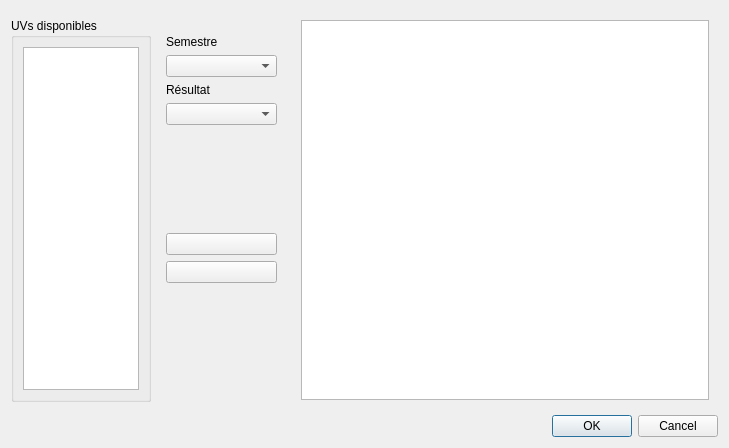
<?xml version="1.0" encoding="UTF-8"?>
<ui version="4.0">
 <class>saisirinscription</class>
 <widget class="QDialog" name="saisirinscription">
  <property name="windowModality">
   <enum>Qt::NonModal</enum>
  </property>
  <property name="geometry">
   <rect>
    <x>0</x>
    <y>0</y>
    <width>729</width>
    <height>448</height>
   </rect>
  </property>
  <property name="windowTitle">
   <string>Saisir des inscriptions</string>
  </property>
  <layout class="QGridLayout" name="gridLayout">
   <item row="1" column="0">
    <widget class="QDialogButtonBox" name="buttonBox">
     <property name="orientation">
      <enum>Qt::Horizontal</enum>
     </property>
     <property name="standardButtons">
      <set>QDialogButtonBox::Cancel|QDialogButtonBox::Ok</set>
     </property>
    </widget>
   </item>
   <item row="0" column="0">
    <layout class="QHBoxLayout" name="horizontalLayout">
     <property name="sizeConstraint">
      <enum>QLayout::SetMinAndMaxSize</enum>
     </property>
     <item>
      <widget class="QGroupBox" name="listGroup">
       <property name="sizePolicy">
        <sizepolicy hsizetype="Minimum" vsizetype="Minimum">
         <horstretch>0</horstretch>
         <verstretch>0</verstretch>
        </sizepolicy>
       </property>
       <property name="minimumSize">
        <size>
         <width>140</width>
         <height>384</height>
        </size>
       </property>
       <property name="maximumSize">
        <size>
         <width>140</width>
         <height>384</height>
        </size>
       </property>
       <property name="title">
        <string>UVs disponibles</string>
       </property>
       <layout class="QGridLayout" name="gridLayout_5">
        <item row="0" column="0">
         <widget class="QListWidget" name="listAll">
          <property name="focusPolicy">
           <enum>Qt::StrongFocus</enum>
          </property>
         </widget>
        </item>
       </layout>
      </widget>
     </item>
     <item>
      <widget class="QWidget" name="middleWidget" native="true">
       <property name="minimumSize">
        <size>
         <width>129</width>
         <height>368</height>
        </size>
       </property>
       <property name="maximumSize">
        <size>
         <width>129</width>
         <height>368</height>
        </size>
       </property>
       <layout class="QGridLayout" name="gridLayout_3">
        <item row="0" column="0">
         <widget class="QLabel" name="SemestreLabel">
          <property name="text">
           <string>Semestre</string>
          </property>
         </widget>
        </item>
        <item row="2" column="0">
         <widget class="QLabel" name="resultatLabel">
          <property name="text">
           <string>Résultat</string>
          </property>
         </widget>
        </item>
        <item row="10" column="0">
         <spacer name="verticalSpacer">
          <property name="orientation">
           <enum>Qt::Vertical</enum>
          </property>
          <property name="sizeType">
           <enum>QSizePolicy::Expanding</enum>
          </property>
          <property name="sizeHint" stdset="0">
           <size>
            <width>20</width>
            <height>40</height>
           </size>
          </property>
         </spacer>
        </item>
        <item row="5" column="0">
         <widget class="QPushButton" name="ajouterBouton">
          <property name="sizePolicy">
           <sizepolicy hsizetype="Minimum" vsizetype="Minimum">
            <horstretch>0</horstretch>
            <verstretch>0</verstretch>
           </sizepolicy>
          </property>
          <property name="focusPolicy">
           <enum>Qt::StrongFocus</enum>
          </property>
          <property name="text">
           <string/>
          </property>
          <property name="icon">
           <iconset resource="../resources/files.qrc">
            <normaloff>:/images/plus</normaloff>:/images/plus</iconset>
          </property>
          <property name="checkable">
           <bool>false</bool>
          </property>
         </widget>
        </item>
        <item row="3" column="0">
         <widget class="QComboBox" name="resultatCombo">
          <property name="focusPolicy">
           <enum>Qt::StrongFocus</enum>
          </property>
         </widget>
        </item>
        <item row="4" column="0">
         <spacer name="verticalSpacer_2">
          <property name="orientation">
           <enum>Qt::Vertical</enum>
          </property>
          <property name="sizeHint" stdset="0">
           <size>
            <width>20</width>
            <height>40</height>
           </size>
          </property>
         </spacer>
        </item>
        <item row="6" column="0">
         <widget class="QPushButton" name="retirerBouton">
          <property name="enabled">
           <bool>true</bool>
          </property>
          <property name="sizePolicy">
           <sizepolicy hsizetype="Minimum" vsizetype="Minimum">
            <horstretch>0</horstretch>
            <verstretch>0</verstretch>
           </sizepolicy>
          </property>
          <property name="focusPolicy">
           <enum>Qt::StrongFocus</enum>
          </property>
          <property name="icon">
           <iconset resource="../resources/files.qrc">
            <normaloff>:/images/moins</normaloff>:/images/moins</iconset>
          </property>
         </widget>
        </item>
        <item row="1" column="0">
         <widget class="QComboBox" name="semestreCombo">
          <property name="focusPolicy">
           <enum>Qt::StrongFocus</enum>
          </property>
         </widget>
        </item>
       </layout>
      </widget>
     </item>
     <item>
      <widget class="QWidget" name="frame" native="true">
       <layout class="QGridLayout" name="gridLayout_2">
        <item row="0" column="0">
         <widget class="QTableWidget" name="m_pTableWidget"/>
        </item>
       </layout>
      </widget>
     </item>
    </layout>
   </item>
  </layout>
 </widget>
 <resources>
  <include location="../resources/files.qrc"/>
 </resources>
 <connections>
  <connection>
   <sender>buttonBox</sender>
   <signal>rejected()</signal>
   <receiver>saisirinscription</receiver>
   <slot>reject()</slot>
   <hints>
    <hint type="sourcelabel">
     <x>316</x>
     <y>260</y>
    </hint>
    <hint type="destinationlabel">
     <x>286</x>
     <y>274</y>
    </hint>
   </hints>
  </connection>
  <connection>
   <sender>buttonBox</sender>
   <signal>accepted()</signal>
   <receiver>saisirinscription</receiver>
   <slot>accept()</slot>
   <hints>
    <hint type="sourcelabel">
     <x>248</x>
     <y>254</y>
    </hint>
    <hint type="destinationlabel">
     <x>157</x>
     <y>274</y>
    </hint>
   </hints>
  </connection>
 </connections>
</ui>
